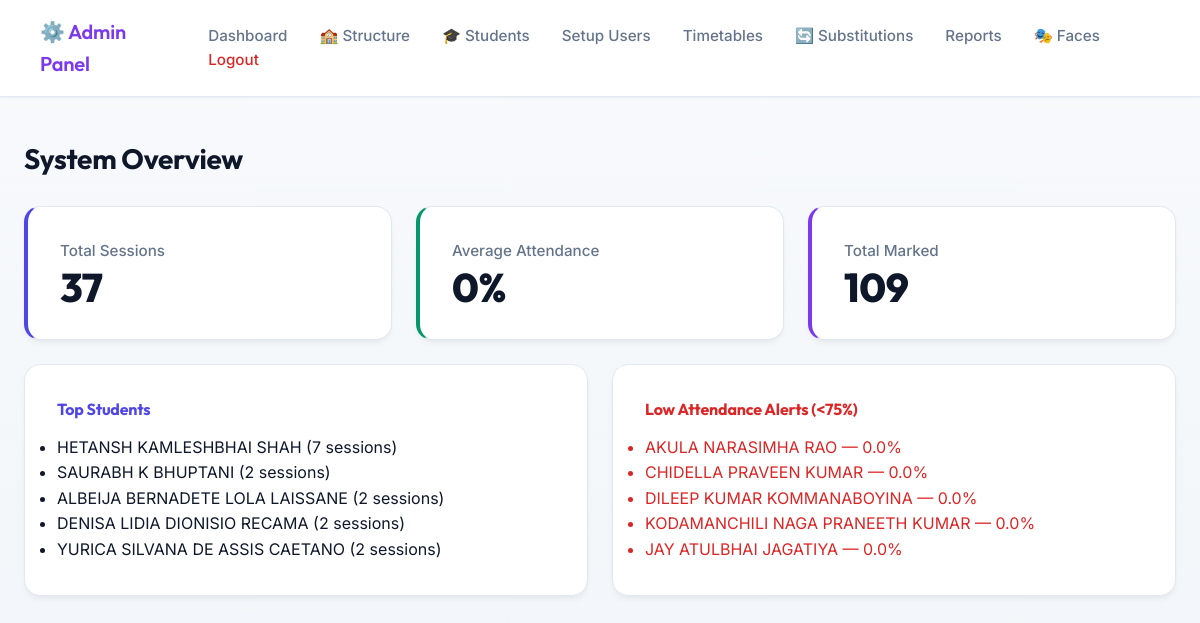
/admin (signed in), run on the app's committed database.
### tables this page shows
CREATE TABLE students (
                id INTEGER PRIMARY KEY AUTOINCREMENT,
                student_id TEXT UNIQUE NOT NULL,
                name TEXT NOT NULL,
                email TEXT UNIQUE NOT NULL,
                department TEXT NOT NULL,
                created_at TIMESTAMP DEFAULT CURRENT_TIMESTAMP,
                is_active BOOLEAN DEFAULT 1
            , class_id INTEGER, batch_id INTEGER, roll_number TEXT, phone TEXT, face_pid TEXT, gr_number TEXT, enrollment_number TEXT);

### app.py (the view)
    def wrap(*args, **kwargs):
        if not session.get("admin_logged_in"):
            return redirect(url_for("admin_login"))
        return f(*args, **kwargs)

### app.py (called while the page is built)
def admin_required(f):
    def wrap(*args, **kwargs):
        if not session.get("admin_logged_in"):
            return redirect(url_for("admin_login"))
        return f(*args, **kwargs)
    wrap.__name__ = f.__name__
    return wrap

@app.route("/admin")
@admin_required
def admin_dashboard():
    stats = analytics_service.get_system_statistics()
    return render_template("admin_dashboard.html", stats=stats)

### database.py (called while the page is built)
    def connect(self):
        self.conn   = sqlite3.connect(DB_PATH)
        self.conn.row_factory = sqlite3.Row
        self.cursor = self.conn.cursor()

    def disconnect(self):
        if self.conn:
            self.conn.close()
            self.conn   = None
            self.cursor = None

### templates/admin_dashboard.html (shortened to what this page needs)
{% extends "admin_base.html" %}
{% block content %}
<h2>System Overview</h2>
<div class="grid-cards">
    <div class="stat-card stat-blue">
        <p>Total Sessions</p>
        <h3>{{ stats.total_sessions }}</h3>
    </div>
    <div class="stat-card stat-green">
        <p>Average Attendance</p>
        <h3>{{ stats.average_attendance|round(1) }}%</h3>
    </div>
    <div class="stat-card stat-purple">
        <p>Total Marked</p>
        <h3>{{ stats.total_marked }}</h3>
    </div>
</div>
<div class="grid-cards">
    <div class="stat-card" style="text-align: left;">
        <h4 style="color: var(--accent-blue);">Top Students</h4>
        <ul>
            {% for name, count in stats.top_students %}
                <li>{{ name }} ({{ count }} sessions)</li>
            {% else %}
                <li style="color: var(--text-muted);">No data yet</li>
            {% endfor %}
        </ul>
    </div>
    <div class="stat-card" style="text-align: left;">
        <h4 style="color: var(--accent-red);">Low Attendance Alerts (<75%)</h4>
        <ul>
            {% for name, rate in stats.low_attendance_students %}
                <li style="color: var(--accent-red);">{{ name }} — {{ rate|round(1) }}%</li>
            {% else %}
                <li style="color: var(--accent-green);">All good!</li>
            {% endfor %}
        </ul>
    </div>
</div>
{% endblock %}

### static/css/styles.css (style rules this page uses)
:root { --bg-primary: #f8fafc; --bg-color-gradient: linear-gradient(180deg, #f8fafc 0%, #f1f5f9 100%); --bg-card: #ffffff; --bg-hover: #f1f5f9; --border-color: #e2e8f0; --border-light: #cbd5e1; --text-primary: #0f172a; --text-muted: #64748b; --text-inverse: #ffffff; --accent-blue: #4f46e5; --accent-blue-hover: #4338ca; --accent-green: #059669; --accent-green-hover: #047857; --accent-red: #dc2626; --accent-red-hover: #b91c1c; --accent-purple: #7c3aed; --accent-gold: #d97706; --shadow-sm: 0 1px 2px 0 rgba(0, 0, 0, 0.05); --shadow-md: 0 4px 6px -1px rgba(0, 0, 0, 0.05), 0 2px 4px -1px rgba(0, 0, 0, 0.03); --shadow-lg: 0 10px 15px -3px rgba(0, 0, 0, 0.08), 0 4px 6px -2px rgba(0, 0, 0, 0.04); --radius-md: 10px; --radius-lg: 16px; --radius-full: 9999px; --transition-fast: 0.15s ease-in-out; --transition-smooth: 0.3s cubic-bezier(0.4, 0, 0.2, 1); }
* { box-sizing: border-box; margin: 0; padding: 0; }
body { font-family: 'Inter', system-ui, -apple-system, sans-serif; background-color: var(--bg-primary); background-image: var(--bg-color-gradient); background-attachment: fixed; color: var(--text-primary); line-height: 1.6; min-height: 100vh; display: flex; flex-direction: column; -webkit-font-smoothing: antialiased; -moz-osx-font-smoothing: grayscale; }
h1, h2, h3, h4, .nav-brand { font-family: 'Outfit', 'Inter', sans-serif; font-weight: 700; letter-spacing: -0.01em; color: var(--text-primary); margin-bottom: 0.75rem; }
h2 { font-size: 1.75rem; }
h3 { font-size: 1.25rem; }
p { margin-bottom: 1rem; color: var(--text-muted); }
.grid-cards { display: grid; grid-template-columns: repeat(auto-fit, minmax(280px, 1fr)); gap: 1.5rem; margin-top: 1.5rem; }
.stat-card { background: var(--bg-card); padding: 2rem; border-radius: var(--radius-lg); border: 1px solid var(--border-color); box-shadow: var(--shadow-md); transition: var(--transition-smooth); }
.stat-card p { color: var(--text-muted); font-weight: 500; margin-bottom: 0.25rem; font-size: 0.95rem; }
.stat-card h3 { font-size: 2.5rem; font-weight: 800; margin: 0; line-height: 1; }
.stat-blue { border-left: 4px solid var(--accent-blue); }
.stat-blue h3 { color: var(--text-primary); }
.stat-green { border-left: 4px solid var(--accent-green); }
.stat-green h3 { color: var(--text-primary); }
.stat-purple { border-left: 4px solid var(--accent-purple); }
.stat-purple h3 { color: var(--text-primary); }

### data on the page
students: name "HETANSH KAMLESHBHAI SHAH", count "7"
students: name "SAURABH K BHUPTANI", count "2"
students: name "ALBEIJA BERNADETE LOLA LAISSANE", count "2"
students: name "DENISA LIDIA DIONISIO RECAMA", count "2"
students: name "YURICA SILVANA DE ASSIS CAETANO", count "2"
students: name "AKULA NARASIMHA RAO", rate "0.0"
students: name "CHIDELLA PRAVEEN KUMAR", rate "0.0"
students: name "DILEEP KUMAR KOMMANABOYINA", rate "0.0"
students: name "KODAMANCHILI NAGA PRANEETH KUMAR", rate "0.0"
students: name "JAY ATULBHAI JAGATIYA", rate "0.0"

### other printed values
{{ stats.total_sessions }} "37"
{{ stats.average_attendance|round(1) }} "0"
{{ stats.total_marked }} "109"
